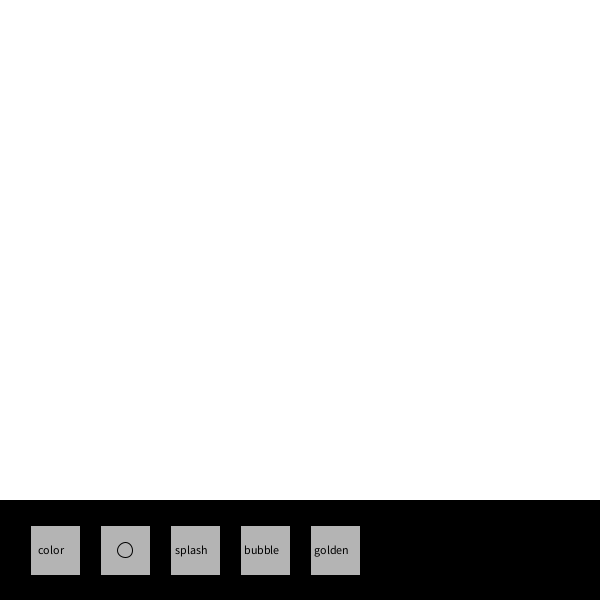
Frame 1 (no input)
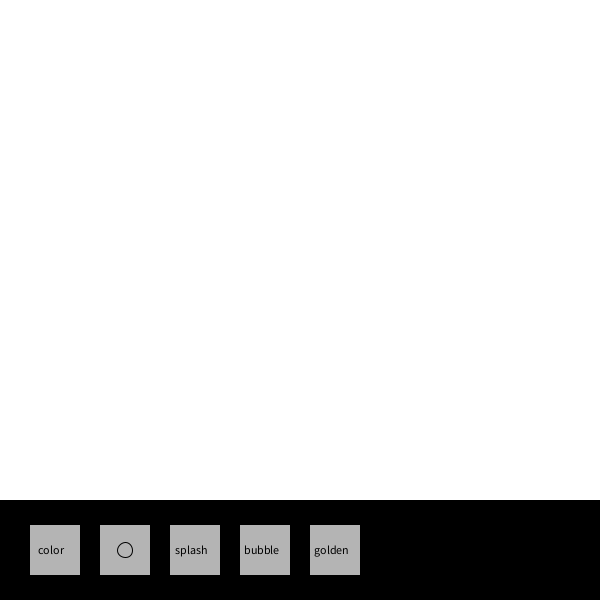
Frame 60 (the mouse pressed at the canvas centre just before this capture)
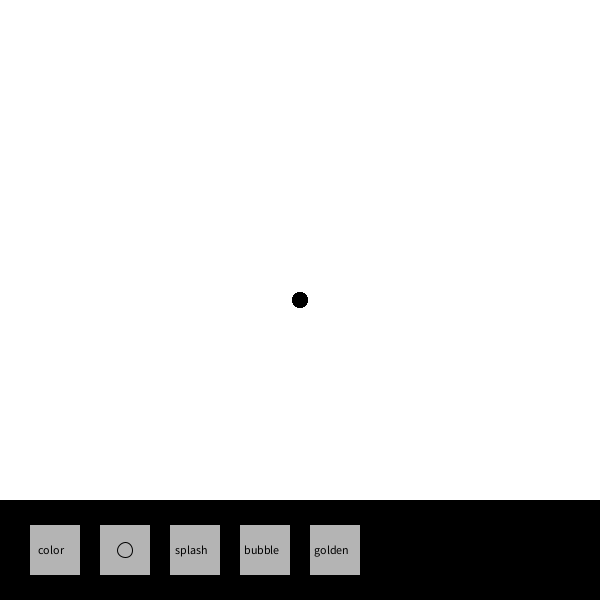
Frame 120 (the mouse held since frame 60 and released just before this capture)

The Processing sketch that drew these frames (run headless with seeded random() and noise(); from frame 60 on, the mouse is pressed at the canvas centre):

// Processing sketch: processing_77352
// ── processing_77352.pde

//Dorahan Arapgirlioglu
//MIDTERM
//Drawing program

CircleClick[] circles;
drawinginterface buttons;
float[] brushcolor;
boolean brushshape=true;
float r = 5;
int erraine = 1;
float radius = 20;
float angle = 0;
boolean trig=false;



void setup(){
  size(600,600);
  smooth();
  background(255);
  colorMode(HSB,360,100,100,100);
  circles = new CircleClick[50];
  for (int i=0; i< circles.length; i++){
    circles[i] = new CircleClick(random(width),random(height), i);
  brushcolor= new float[4];
  
  }
}

void draw(){
  
  buttons();
  brushShape();
  drawingtool();
  splash();
  hugeassbubble();
  goldenRatio();
 // println(r);
}

class CircleClick{
  float x,y,speedx,speedy;
  float angle;
  int id;
  
  //constructor
  
  CircleClick(float _x, float _y, int _id){
    x = _x;
    y = _y;
    speedx = random(-5,5);
    speedy = random(-5,5);
  }
  
  //methods
  
  void moveC(){
    x+=speedx;
    y+=speedy;
    
    //bouncing!!!
    if (x>600){
      speedx+=-5;
    }
    
    if (x<0){
      speedx+=5;
    }  
   
    if (y>600){
      speedy+=-5;
    }
    
    if (y<0){
      speedy+=5;
    }
    
  }
  
  void display(){
    
    noStroke();
    fill(random(255),random(255),random(255),30);
    ellipse(x,y,random(10,15),random(10,15));
  }
}

class drawinginterface{
  
  void display(){
  

  }
}

  //color button
  
  void mousePressed(){
    
    if (mouseX > 30 && mouseX < 70 && mouseY > 525 && mouseY < 575){
      brushcolor[0] = random(255);
      brushcolor[1] = random(255);
      brushcolor[2] = random(255);
      fill(brushcolor[0],brushcolor[1],brushcolor[2]);
      rect(30,525,50,50);
    } 

    if (mouseX > 100 && mouseX < 150 && mouseY > 525 && mouseY < 575 && brushshape == true){
          brushshape = false;
        } else
        
        if(mouseX > 100 && mouseX < 150 && mouseY > 525 && mouseY < 575 && brushshape == false){
          brushshape = true;
        }
        
    if (mouseX > 310 && mouseX < 360 && mouseY > 525 && mouseY < 575 && trig == true){
          trig = false;
    } else 
    
        if (mouseX > 310 && mouseX < 360 && mouseY > 525 && mouseY < 575 && trig == false){
          trig = true;
    
        }


      
}

void buttons(){
  //interface
  fill(0);
  rect(0,500,600,100);
  //color buttons
  if(brushcolor[0]==0 && brushcolor[1]==0 && brushcolor[2]==0){
  fill(255);
  } else {
  fill(brushcolor[0],brushcolor[1],brushcolor[2]);
  }
  rect(30,525,50,50);
  //shape button
  fill(255);
  rect(100,525,50,50);
  //splash button
  fill(255);
  rect(170,525,50,50);
  //hugeassbubble
  fill(255);
  rect(240,525,50,50);
  //trig
  if(trig==true){
    fill(brushcolor[0],brushcolor[1],brushcolor[2]);
    rect(310,525,50,50);
  } else if (trig==false){
    fill(255);
    rect(310,525,50,50);
  }

}

void brushShape(){
     // color name
      fill(0);
      text("color",38,554);
      //splash text
      fill(0);
      text("splash",175,554);
      //bubble text
      fill(0);
      text("bubble",243.5,554);
      //golden text
      fill(0);
      text("golden",314,554);
     
     
      fill(255);
      rect(100,525,50,50);
      
    if(brushshape == true){
      stroke(1);
      ellipse(125,550,15,15);
    } else {
      if(brushshape == false){
        stroke(1);
        rect(117.5,542.5,15,15);
      }
         
    
    }
}

void drawingtool(){
  fill(brushcolor[0],brushcolor[1],brushcolor[2]);
   noStroke(); 
    
    if (mousePressed && brushshape == true){
    ellipse(mouseX,mouseY,15,15);
  } else {
    if (mousePressed && brushshape == false){
      rect(mouseX,mouseY,15,15);
    }
  }
}


void splash(){   
 
  if (mousePressed == true && mouseX > 170 && mouseX < 220 && mouseY > 525 && mouseY < 575){
 
  for (int i=0; i< circles.length; i++){
    
    circles[i].moveC();
    circles[i].display();
    }
  }
}

void hugeassbubble(){
  
  if (mousePressed == true && mouseX > 240 && mouseX < 290 && mouseY > 525 && mouseY < 575){
 
    noStroke();
    fill(brushcolor[0],brushcolor[1],brushcolor[2]);
    //rectMode(CENTER);
    if (mousePressed && brushshape == true){
    ellipse(width/2,height/2,r,r);
    } else {
      if (mousePressed && brushshape ==false){
        if(erraine==1){
          rect1();
        } else {
          if (erraine==0){
            rect2();
          }
        }
      

        
      }
    }
  // Increase the rectangle size
  
    r+=7;
    
    

    
  }
}

void rect1(){
      rect(width/2,height/2,r,r);
      rect(width/2,height/2,r*-1,r*-1);
}

void rect2(){
      rect(width/2,height/2,r*-1,r);
      rect(width/2,height/2,r,r*-1);
}

void mouseReleased(){
  if (mouseX > 240 && mouseX < 290 && mouseY > 525 && mouseY < 575){
    r = 5;
  }
  
  if (erraine == 1 && brushshape == false && mouseX > 240 && mouseX < 290 && mouseY > 525 && mouseY < 575){
    erraine = 0;
  } else
  
  if (erraine == 0 && brushshape == false && mouseX > 240 && mouseX < 290 && mouseY > 525 && mouseY < 575){
    erraine = 1;
  }
  
  if(trig==true){
    radius=20;
    angle=0;
  }  
    
}


void goldenRatio(){
  
  if(trig == true && mousePressed ==true){     
    fill(300*sin(radians(angle)),random(0,255),random(0,255), 50);
    noStroke();
    float x = radius*cos(radians(angle));
    float y = radius*sin(radians(angle));
   
    radius+=.3;
   
    ellipse(x+mouseX,y+mouseY,random(20),random(20));
    angle+=137.5;
  }
  
  
  
}
